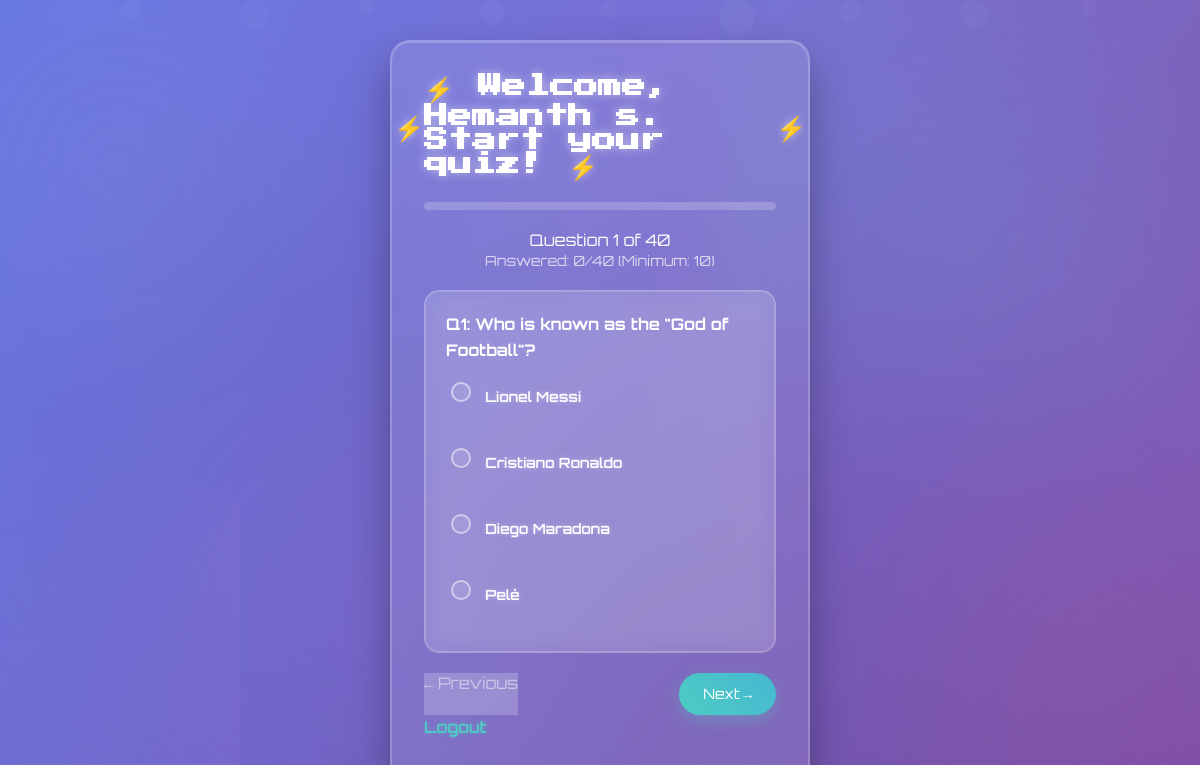
Screenshot of /quiz.php (signed in) with the database file from the repository.
### tables this page shows
CREATE TABLE `questions` (
  `id` int(11) NOT NULL,
  `question` text DEFAULT NULL,
  `option_a` text DEFAULT NULL,
  `option_b` text DEFAULT NULL,
  `option_c` text DEFAULT NULL,
  `option_d` text DEFAULT NULL,
  `correct_answer` varchar(1) DEFAULT NULL
);

### quiz.php (the view, shortened to what this page needs)
<?php
$conn = db_connect();
$current_question = isset($_GET['q']) ? (int)$_GET['q'] : 1;
$total_res = mysqli_query($conn, "SELECT COUNT(*) AS total FROM questions");
$total_row = $total_res ? mysqli_fetch_assoc($total_res) : ['total' => 0];
$total_questions = (int)$total_row['total'];
$question_query = mysqli_query($conn, "SELECT * FROM questions LIMIT 1 OFFSET " . ($current_question - 1));
$question = $question_query ? mysqli_fetch_assoc($question_query) : null;
$answered_count = isset($_SESSION['answers']) ? count($_SESSION['answers']) : 0;
$min_required = min(10, $total_questions);
?>
<!DOCTYPE html>
<html>
<head>
    <link rel="stylesheet" href="style.css?v=<?php echo time(); ?>">
</head>
<body>
<div class="bubbles">
    <div class="bubble"></div>
    <div class="bubble"></div>
    <div class="bubble"></div>
    <div class="bubble"></div>
    <div class="bubble"></div>
    <div class="bubble"></div>
    <div class="bubble"></div>
    <div class="bubble"></div>
    <div class="bubble"></div>
</div>
<div class="container">
    <h2>⚡ Welcome, <?php echo htmlspecialchars($_SESSION['user_name']); ?>. Start your quiz! ⚡</h2>
    <div class="progress-container">
    </div>
    <div style="text-align: center; margin: 15px 0; font-family: 'Orbitron', monospace; font-size: 16px;">
        <span>Question <?php echo $current_question; ?> of <?php echo $total_questions; ?></span>
        <br>
        <span style="font-size: 14px; color: rgba(255,255,255,0.7);">Answered: <?php echo $answered_count; ?>/<?php echo $total_questions; ?> (Minimum: <?php echo $min_required; ?>)</span>
    </div>
    <form method="POST" action="quiz.php?q=<?php echo $current_question; ?>">
        <div class="quiz-question floating">
            <p><b>Q<?php echo $current_question; ?>: <?php echo htmlspecialchars($question['question']); ?></b></p>
            <label>
                <input type="radio" name="answer" value="A" <?php echo (isset($_SESSION['answers'][$question['id']]) && $_SESSION['answers'][$question['id']] == 'A') ? 'checked' : ''; ?>>
                <?php echo htmlspecialchars($question['option_a']); ?>
            </label><br>
            <label>
                <input type="radio" name="answer" value="B" <?php echo (isset($_SESSION['answers'][$question['id']]) && $_SESSION['answers'][$question['id']] == 'B') ? 'checked' : ''; ?>>
                <?php echo htmlspecialchars($question['option_b']); ?>
            </label><br>
            <label>
                <input type="radio" name="answer" value="C" <?php echo (isset($_SESSION['answers'][$question['id']]) && $_SESSION['answers'][$question['id']] == 'C') ? 'checked' : ''; ?>>
                <?php echo htmlspecialchars($question['option_c']); ?>
            </label><br>
            <label>
                <input type="radio" name="answer" value="D" <?php echo (isset($_SESSION['answers'][$question['id']]) && $_SESSION['answers'][$question['id']] == 'D') ? 'checked' : ''; ?>>
                <?php echo htmlspecialchars($question['option_d']); ?>
            </label><br>
        </div>
        <div class="quiz-nav">
            <?php if ($current_question > 1): ?>
                <a href="quiz.php?q=<?php echo $current_question - 1; ?>" class="quiz-nav-btn">← Previous</a>
            <?php else: ?>
                <span class="quiz-nav-btn disabled">← Previous</span>
            <?php endif; ?>
            <?php if ($current_question < $total_questions): ?>
                <button type="submit" class="quiz-nav-btn">Next →</button>
            <?php else: ?>
                <button type="submit" class="quiz-nav-btn">Finish Quiz ⚡</button>
            <?php endif; ?>
        </div>
    </form>
    <p><a href='logout.php'>Logout</a></p>
</div>
</body>
</html>

### rows the page displays
questions: question "Who is known as the \"God of Football\"?", answer "☐ Lionel Messi", option_a "Lionel Messi", answer "☐ Cristiano Ronaldo", option_b "Cristiano Ronaldo", answer "☐ Diego Maradona", option_c "Diego Maradona", answer "☐ Pelé", option_d "Pelé"

### other values shown
$_SESSION['user_name'] "Hemanth s"
$current_question "1"
$total_questions "40"
$answered_count "0"
$min_required "10"
